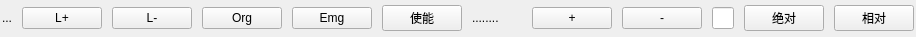
<?xml version="1.0" encoding="UTF-8"?>
<ui version="4.0">
 <class>AxisInfoCtr</class>
 <widget class="QWidget" name="AxisInfoCtr">
  <property name="geometry">
   <rect>
    <x>0</x>
    <y>0</y>
    <width>890</width>
    <height>37</height>
   </rect>
  </property>
  <property name="windowTitle">
   <string>Form</string>
  </property>
  <layout class="QVBoxLayout" name="verticalLayout">
   <property name="spacing">
    <number>4</number>
   </property>
   <property name="leftMargin">
    <number>2</number>
   </property>
   <property name="topMargin">
    <number>2</number>
   </property>
   <property name="rightMargin">
    <number>2</number>
   </property>
   <property name="bottomMargin">
    <number>2</number>
   </property>
   <item>
    <layout class="QHBoxLayout" name="horizontalLayout" stretch="4,1,1,1,1,1,0,1,1,4,1,1">
     <property name="spacing">
      <number>10</number>
     </property>
     <property name="sizeConstraint">
      <enum>QLayout::SetDefaultConstraint</enum>
     </property>
     <item>
      <widget class="QLabel" name="AxName">
       <property name="text">
        <string>...</string>
       </property>
      </widget>
     </item>
     <item>
      <widget class="QPushButton" name="LimtP">
       <property name="text">
        <string>L+</string>
       </property>
      </widget>
     </item>
     <item>
      <widget class="QPushButton" name="LimtN">
       <property name="text">
        <string>L-</string>
       </property>
      </widget>
     </item>
     <item>
      <widget class="QPushButton" name="Org">
       <property name="text">
        <string>Org</string>
       </property>
      </widget>
     </item>
     <item>
      <widget class="QPushButton" name="EmgStatus">
       <property name="text">
        <string>Emg</string>
       </property>
      </widget>
     </item>
     <item>
      <widget class="QPushButton" name="ServOn">
       <property name="text">
        <string>使能</string>
       </property>
      </widget>
     </item>
     <item>
      <widget class="QLabel" name="curPosShower">
       <property name="minimumSize">
        <size>
         <width>50</width>
         <height>20</height>
        </size>
       </property>
       <property name="text">
        <string>........</string>
       </property>
      </widget>
     </item>
     <item>
      <widget class="QPushButton" name="jogPmove">
       <property name="text">
        <string>+</string>
       </property>
      </widget>
     </item>
     <item>
      <widget class="QPushButton" name="jogNmove">
       <property name="text">
        <string>-</string>
       </property>
      </widget>
     </item>
     <item>
      <widget class="QLineEdit" name="movPosSet"/>
     </item>
     <item>
      <widget class="QPushButton" name="absMove">
       <property name="text">
        <string>绝对</string>
       </property>
      </widget>
     </item>
     <item>
      <widget class="QPushButton" name="relMov">
       <property name="text">
        <string>相对</string>
       </property>
      </widget>
     </item>
    </layout>
   </item>
  </layout>
 </widget>
 <resources/>
 <connections/>
</ui>
